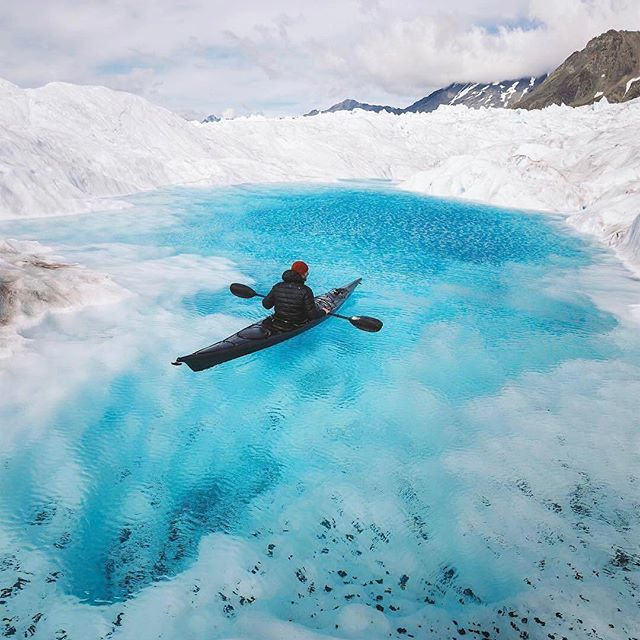
#> input picture images/test1.jpg, 640 x 640 px
$ python 1_video.py
#> lines starting #> are read from the running program, lines starting #| are printed output that depends on the picture
import cv2
import matplotlib.pyplot as plt
import numpy as np

class Video:
    def __init__(self, infile):
#> called with infile = '../images/test1.jpg'
        self.infile = infile
        self.img = cv2.imread(self.infile)
#> self.img is the input picture: shape (640, 640, 3); mean B, G, R 200.6, 186.1, 143.9

    def capture(self):
        #【1】创建Capture对象
        cap = cv2.VideoCapture(0)#参数为设备索引号或视频文件。0为笔记本内置摄像头
        if cap.isOpened():#检验摄像头是否打开
            print("镜头是打开的")
        else:
            cap.open(0)#打开摄像头
        print(cap.get(0))#参数是0-18的整数，每个数代表视频的一个属性
        w=cap.get(3)
        h=cap.get(4)
        ret=cap.set(3,320)#用set函数来设置某些属性值
        ret=cap.set(4,240)
        while (True):
            #【2】一帧一帧捕获
            ret, frame = cap.read()#帧读取正确就返回True。最后检查返回值看是否到视频结尾
            # 【3】把该帧图像转为灰度图像
            gray = cv2.cvtColor(frame, cv2.COLOR_BGR2GRAY)
            # 【4】显示结果
            cv2.imshow('frame', gray)
            if cv2.waitKey(1) & 0xFF == ord('q'):
                break
        # 【5】释放Capture对象
        cap.release()
        cv2.destroyAllWindows()

    def save_video(self):
        cap = cv2.VideoCapture(0)
        # 定义codec，创建VideoWriter对象
        fourcc = cv2.VideoWriter_fourcc(*'XVID')
        #FourCC 就是一个4 字节码，用来确定视频的编码格式。
        out = cv2.VideoWriter('../res_images/output.avi', fourcc, 20.0, (640, 480))
        while (cap.isOpened()):
            ret, frame = cap.read()
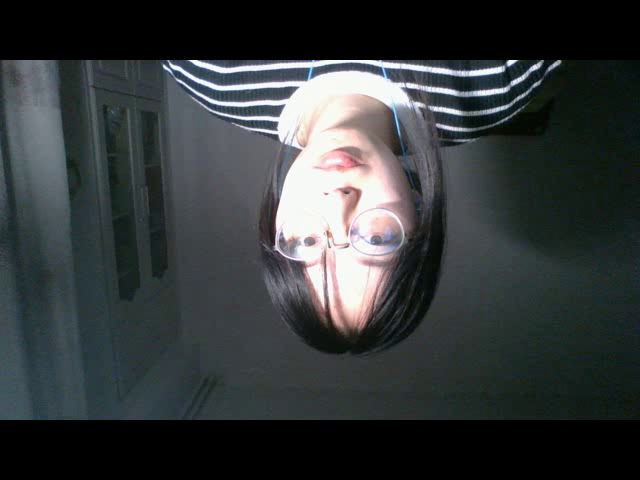
#> input picture frame 12 of res_images/output.avi, 640 x 480 px, given in place of the camera
#> frame is the input picture: shape (480, 640, 3); mean B, G, R 58.8, 57.9, 53.3
            if ret == True:
                frame = cv2.flip(frame, 0)
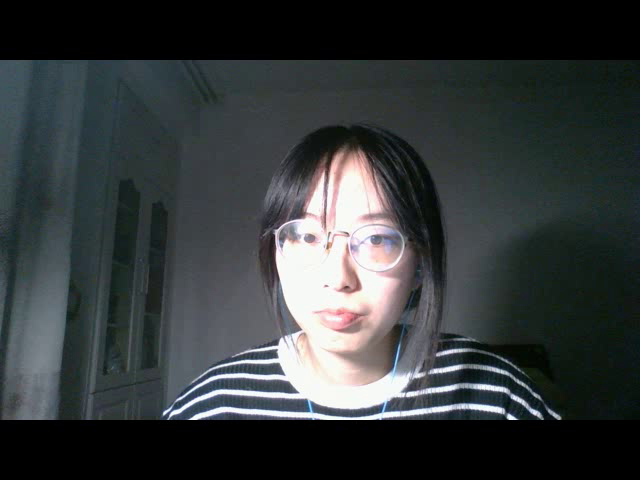
#> frame: shape (480, 640, 3); mean B, G, R 58.8, 57.9, 53.3
                # 写入flip的帧
                out.write(frame)
                cv2.imshow('frame', frame)
                if cv2.waitKey(1) & 0xFF == ord('q'):
#> (key q is pressed here)
                    break
            else:
                break
        # Release everything if job is finished
        cap.release()
        out.release()
        cv2.destroyAllWindows()

if __name__ == '__main__':
    v = Video('../images/test1.jpg')
    v.save_video()
